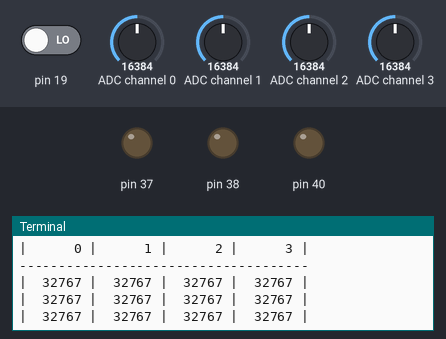
A program run on a simulated Raspberry Pi (header pin numbers). Parts: output pins drawn as LEDs (lit = HIGH), the last lines printed to the terminal. The inputs (shaded band) are chosen by the test bench; at power-on: ADC channel 0 = 16384, ADC channel 1 = 16384, ADC channel 2 = 16384, ADC channel 3 = 16384, pin 19 LOW (analog values on the 0–32767 scale).

Above: at 2.2 s.
2.3 s: ADC channel 0 set to 983
At 3.1 s:
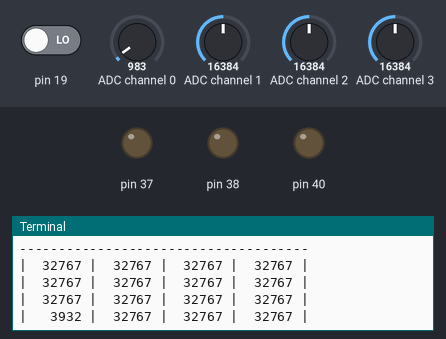
4.1 s: ADC channel 1 set to 983
At 4.7 s:
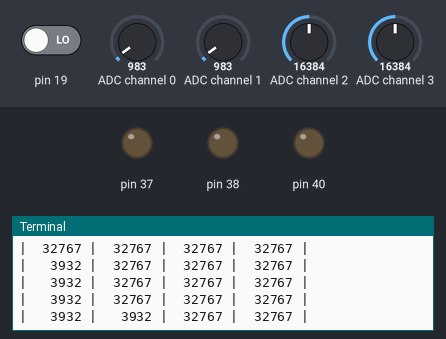
5.7 s: ADC channel 2 set to 983
At 6.3 s:
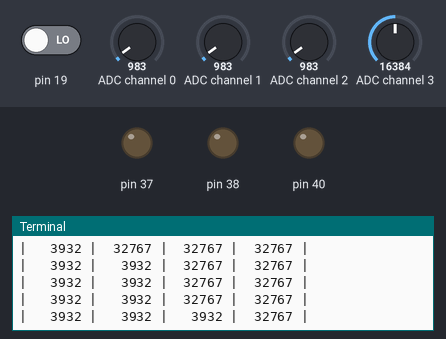
7.3 s: ADC channel 3 set to 983
At 7.9 s:
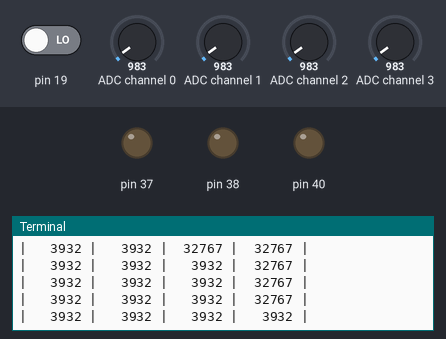
8.9 s: ADC channel 0 set to 9830
At 9.5 s:
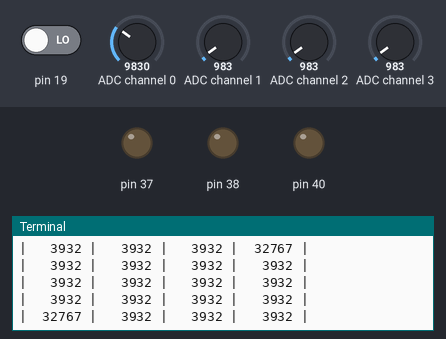
10.5 s: ADC channel 1 set to 9830
At 11.1 s:
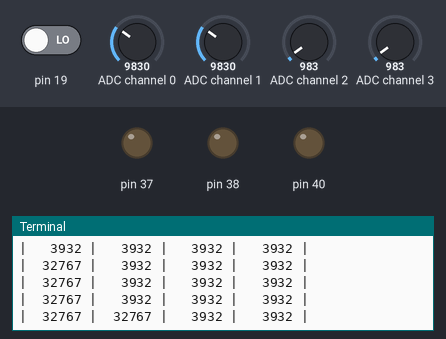

Measured:
- after the input at 2.3 s, the terminal: prints a new line after 0.35 s (image 1)
- after the input at 4.1 s, the terminal: prints a new line after 0.16 s (image 2)
- after the input at 5.7 s, the terminal: prints a new line after 0.17 s (image 3)
- after the input at 7.3 s, the terminal: prints a new line after 0.18 s (image 4)
- after the input at 8.9 s, the terminal: prints a new line after 0.18 s (image 5)
- after the input at 10.5 s, the terminal: prints a new line after 0.19 s (image 6)

The program:

relay.py
```python
import time
import RPi.GPIO as GPIO
import os
import smbus
import Adafruit_ADS1x15

GPIO.setmode(GPIO.BOARD)
GPIO.setup(37,GPIO.OUT)
GPIO.setup(38,GPIO.OUT)
GPIO.setup(40,GPIO.OUT)
GPIO.setup(19,GPIO.IN)


"""Smart Plug 1"""
GPIO.output(38,True)
GPIO.output(38,False)

"""Smart Plug 2"""
GPIO.output(37,True)
GPIO.output(37,False)

"""Smart Plug 3"""
GPIO.output(40,True)
GPIO.output(40,False)

GPIO.input(19)
GPIO.cleanup()


bus=smbus.SMBus(1)
time.sleep(1)
# Create an ADS1115 ADC (16-bit) instance.
# adc = Adafruit_ADS1x15.ADS1115()

# Or create an ADS1015 ADC (12-bit) instance.

# Note you can change the I2C address from its default (0x48), and/or the I2C
# bus by passing in these optional parameters:
#adc = Adafruit_ADS1x15.ADS1015(address=0x49, bus=1)
adc = Adafruit_ADS1x15.ADS1115(address=0x48)
GAIN = 4

print('Reading ADS1x15 values, press Ctrl-C to quit...')
# Print nice channel column headers.
print('| {0:>6} | {1:>6} | {2:>6} | {3:>6} |'.format(*range(4)))
print('-' * 37)
# Main loop.
while True:
    # Read all the ADC channel values in a list.
    values = [0]*4
    for i in range(4):
        # Read the specified ADC channel using the previously set gain value.
        values[i] = adc.read_adc(i, gain=GAIN)
        # Note you can also pass in an optional data_rate parameter that controls
        # the ADC conversion time (in samples/second). Each chip has a different
        # set of allowed data rate values, see datasheet Table 9 config register
        # DR bit values.
        #values[i] = adc.read_adc(i, gain=GAIN, data_rate=128)
        # Each value will be a 12 or 16 bit signed integer value depending on the
        # ADC (ADS1015 = 12-bit, ADS1115 = 16-bit).
    # Print the ADC values.
    print('| {0:>6} | {1:>6} | {2:>6} | {3:>6} |'.format(*values))
    # Pause for half a second.
    time.sleep(0.5)
```
